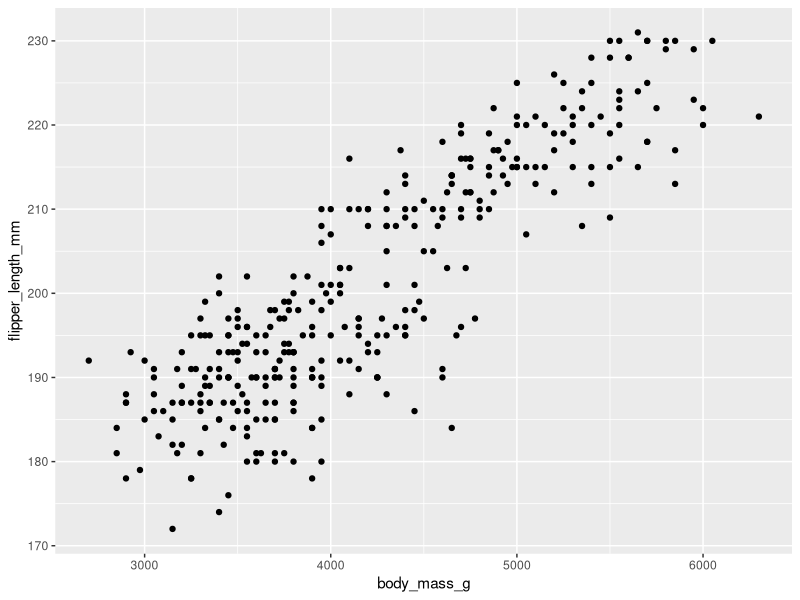
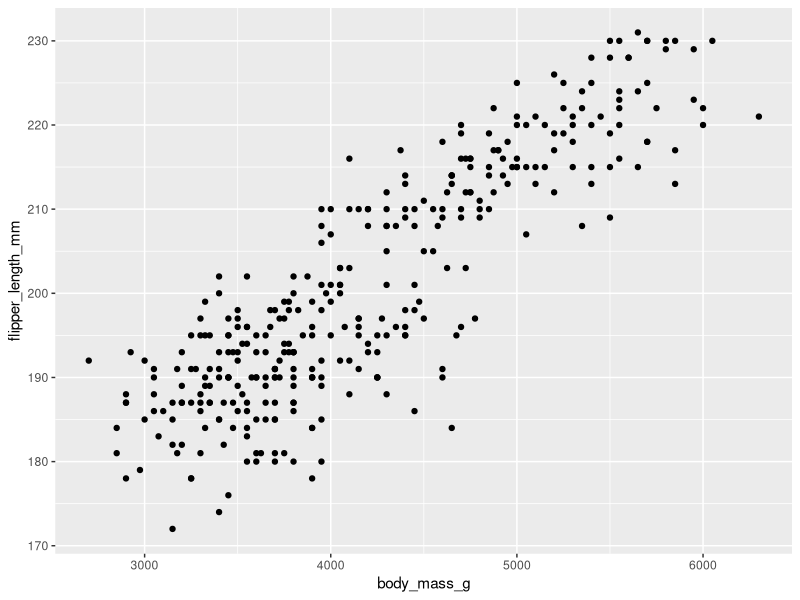

Generate these figures, in order, with R:
## ---- chunk 1
library(palmerpenguins)
library(ggplot2)
## ---- chunk 2
#| fig-width: 3
#| fig-asp: 1
#| fig-align: center
ggplot(data = penguins,
       mapping = aes(x = body_mass_g, y = flipper_length_mm)) +
    geom_point()
## ---- chunk 3
#| fig-width: 3
#| fig-asp: 1
#| fig-align: center
ggplot(penguins,
       aes(x = body_mass_g, y = flipper_length_mm)) +
    geom_point()
## ---- chunk 4
args(ggplot)
## ---- chunk 5
#| echo: false
sessionInfo()
